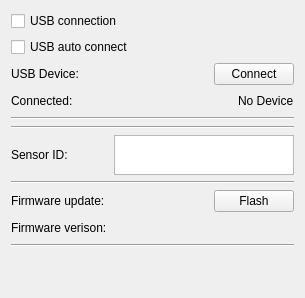
        <widget class="QWidget" name="tab_6">
         <attribute name="title">
          <string>Connection</string>
         </attribute>
         <layout class="QGridLayout" name="gridLayout_31">
          <item row="8" column="0">
           <layout class="QHBoxLayout" name="horizontalLayout_11"/>
          </item>
          <item row="9" column="0">
           <widget class="Line" name="line_12">
            <property name="orientation">
             <enum>Qt::Horizontal</enum>
            </property>
           </widget>
          </item>
          <item row="2" column="0">
           <layout class="QHBoxLayout" name="horizontalLayout">
            <item>
             <widget class="QLabel" name="label_62">
              <property name="sizePolicy">
               <sizepolicy hsizetype="Fixed" vsizetype="Fixed">
                <horstretch>0</horstretch>
                <verstretch>0</verstretch>
               </sizepolicy>
              </property>
              <property name="maximumSize">
               <size>
                <width>250</width>
                <height>30</height>
               </size>
              </property>
              <property name="text">
               <string>USB Device:</string>
              </property>
             </widget>
            </item>
            <item>
             <spacer name="horizontalSpacer_39">
              <property name="orientation">
               <enum>Qt::Horizontal</enum>
              </property>
              <property name="sizeHint" stdset="0">
               <size>
                <width>40</width>
                <height>20</height>
               </size>
              </property>
             </spacer>
            </item>
            <item>
             <widget class="QPushButton" name="usb_device_connect_button">
              <property name="sizePolicy">
               <sizepolicy hsizetype="Fixed" vsizetype="Fixed">
                <horstretch>0</horstretch>
                <verstretch>0</verstretch>
               </sizepolicy>
              </property>
              <property name="maximumSize">
               <size>
                <width>90</width>
                <height>30</height>
               </size>
              </property>
              <property name="text">
               <string>Connect</string>
              </property>
             </widget>
            </item>
           </layout>
          </item>
          <item row="10" column="0">
           <layout class="QHBoxLayout" name="horizontalLayout_16">
            <item>
             <widget class="QLabel" name="label_56">
              <property name="sizePolicy">
               <sizepolicy hsizetype="Fixed" vsizetype="Fixed">
                <horstretch>0</horstretch>
                <verstretch>0</verstretch>
               </sizepolicy>
              </property>
              <property name="maximumSize">
               <size>
                <width>150</width>
                <height>30</height>
               </size>
              </property>
              <property name="text">
               <string>Sensor ID:</string>
              </property>
             </widget>
            </item>
            <item>
             <spacer name="horizontalSpacer_12">
              <property name="orientation">
               <enum>Qt::Horizontal</enum>
              </property>
              <property name="sizeHint" stdset="0">
               <size>
                <width>40</width>
                <height>20</height>
               </size>
              </property>
             </spacer>
            </item>
            <item>
             <widget class="QPlainTextEdit" name="sensor_id_plainTextEdit">
              <property name="sizePolicy">
               <sizepolicy hsizetype="Fixed" vsizetype="Fixed">
                <horstretch>0</horstretch>
                <verstretch>0</verstretch>
               </sizepolicy>
              </property>
              <property name="minimumSize">
               <size>
                <width>180</width>
                <height>40</height>
               </size>
              </property>
              <property name="maximumSize">
               <size>
                <width>180</width>
                <height>40</height>
               </size>
              </property>
              <property name="font">
               <font>
                <pointsize>12</pointsize>
               </font>
              </property>
             </widget>
            </item>
           </layout>
          </item>
          <item row="14" column="0">
           <layout class="QHBoxLayout" name="horizontalLayout_21">
            <item>
             <widget class="QLabel" name="label_69">
              <property name="sizePolicy">
               <sizepolicy hsizetype="Fixed" vsizetype="Fixed">
                <horstretch>0</horstretch>
                <verstretch>0</verstretch>
               </sizepolicy>
              </property>
              <property name="maximumSize">
               <size>
                <width>250</width>
                <height>30</height>
               </size>
              </property>
              <property name="text">
               <string>Firmware update:</string>
              </property>
             </widget>
            </item>
            <item>
             <spacer name="horizontalSpacer_36">
              <property name="orientation">
               <enum>Qt::Horizontal</enum>
              </property>
              <property name="sizeHint" stdset="0">
               <size>
                <width>40</width>
                <height>20</height>
               </size>
              </property>
             </spacer>
            </item>
            <item>
             <widget class="QPushButton" name="activate_boot_mode_button">
              <property name="sizePolicy">
               <sizepolicy hsizetype="Fixed" vsizetype="Fixed">
                <horstretch>0</horstretch>
                <verstretch>0</verstretch>
               </sizepolicy>
              </property>
              <property name="maximumSize">
               <size>
                <width>90</width>
                <height>30</height>
               </size>
              </property>
              <property name="text">
               <string>Flash</string>
              </property>
             </widget>
            </item>
           </layout>
          </item>
          <item row="17" column="0">
           <spacer name="verticalSpacer_3">
            <property name="orientation">
             <enum>Qt::Vertical</enum>
            </property>
            <property name="sizeHint" stdset="0">
             <size>
              <width>20</width>
              <height>40</height>
             </size>
            </property>
           </spacer>
          </item>
          <item row="5" column="0">
           <layout class="QHBoxLayout" name="horizontalLayout_14"/>
          </item>
          <item row="0" column="0">
           <widget class="QCheckBox" name="usb_connection_checkBox">
            <property name="text">
             <string>USB connection</string>
            </property>
           </widget>
          </item>
          <item row="4" column="0">
           <widget class="Line" name="line_13">
            <property name="orientation">
             <enum>Qt::Horizontal</enum>
            </property>
           </widget>
          </item>
          <item row="13" column="0">
           <widget class="Line" name="line_14">
            <property name="orientation">
             <enum>Qt::Horizontal</enum>
            </property>
           </widget>
          </item>
          <item row="1" column="0">
           <widget class="QCheckBox" name="usb_auto_connect_checkBox">
            <property name="text">
             <string>USB auto connect</string>
            </property>
           </widget>
          </item>
          <item row="15" column="0">
           <layout class="QHBoxLayout" name="horizontalLayout_22">
            <item>
             <widget class="QLabel" name="label_10">
              <property name="text">
               <string>Firmware verison:</string>
              </property>
             </widget>
            </item>
            <item>
             <spacer name="horizontalSpacer_30">
              <property name="orientation">
               <enum>Qt::Horizontal</enum>
              </property>
              <property name="sizeHint" stdset="0">
               <size>
                <width>40</width>
                <height>20</height>
               </size>
              </property>
             </spacer>
            </item>
            <item>
             <widget class="QLabel" name="firmware_version_label">
              <property name="text">
               <string/>
              </property>
             </widget>
            </item>
           </layout>
          </item>
          <item row="16" column="0">
           <widget class="Line" name="line_6">
            <property name="orientation">
             <enum>Qt::Horizontal</enum>
            </property>
           </widget>
          </item>
          <item row="3" column="0">
           <layout class="QHBoxLayout" name="horizontalLayout_3">
            <item>
             <widget class="QLabel" name="label_63">
              <property name="sizePolicy">
               <sizepolicy hsizetype="Fixed" vsizetype="Fixed">
                <horstretch>0</horstretch>
                <verstretch>0</verstretch>
               </sizepolicy>
              </property>
              <property name="maximumSize">
               <size>
                <width>250</width>
                <height>30</height>
               </size>
              </property>
              <property name="text">
               <string>Connected:</string>
              </property>
             </widget>
            </item>
            <item>
             <spacer name="horizontalSpacer_7">
              <property name="orientation">
               <enum>Qt::Horizontal</enum>
              </property>
              <property name="sizeHint" stdset="0">
               <size>
                <width>40</width>
                <height>20</height>
               </size>
              </property>
             </spacer>
            </item>
            <item>
             <widget class="QLabel" name="usb_device_connected_label">
              <property name="sizePolicy">
               <sizepolicy hsizetype="Fixed" vsizetype="Fixed">
                <horstretch>0</horstretch>
                <verstretch>0</verstretch>
               </sizepolicy>
              </property>
              <property name="maximumSize">
               <size>
                <width>250</width>
                <height>30</height>
               </size>
              </property>
              <property name="text">
               <string>No Device</string>
              </property>
             </widget>
            </item>
           </layout>
          </item>
         </layout>
        </widget>
